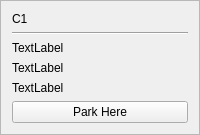
        <widget class="QFrame" name="frame_3">
         <property name="frameShape">
          <enum>QFrame::StyledPanel</enum>
         </property>
         <property name="frameShadow">
          <enum>QFrame::Plain</enum>
         </property>
         <layout class="QGridLayout" name="gridLayout_3">
          <item row="0" column="0">
           <layout class="QVBoxLayout" name="verticalLayout_7">
            <item>
             <widget class="QLabel" name="label_7">
              <property name="text">
               <string>C1</string>
              </property>
             </widget>
            </item>
            <item>
             <widget class="Line" name="line_3">
              <property name="orientation">
               <enum>Qt::Horizontal</enum>
              </property>
             </widget>
            </item>
            <item>
             <widget class="QLabel" name="c1TakenLbl">
              <property name="text">
               <string>TextLabel</string>
              </property>
             </widget>
            </item>
            <item>
             <widget class="QLabel" name="c1handLbl">
              <property name="text">
               <string>TextLabel</string>
              </property>
             </widget>
            </item>
            <item>
             <widget class="QLabel" name="takenByLblc1">
              <property name="text">
               <string>TextLabel</string>
              </property>
             </widget>
            </item>
            <item>
             <widget class="QPushButton" name="c1Btn">
              <property name="text">
               <string>Park Here</string>
              </property>
             </widget>
            </item>
           </layout>
          </item>
         </layout>
        </widget>
